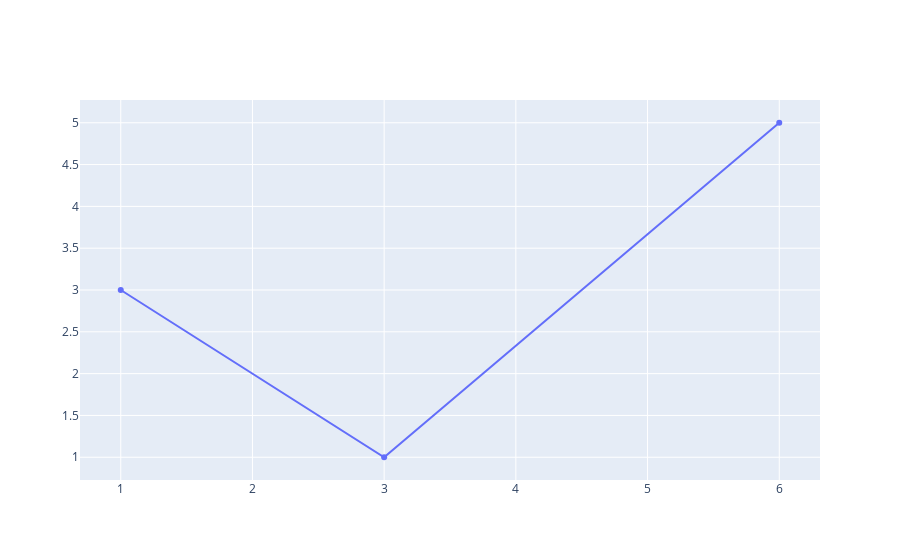

Notebook code cell kept with this figure:
### Code cell
#an inline plotting function using 'iplot', does not create a file with the plot
offline.iplot([{'x':[1,3,6],
                'y':[3,1,5]}])


#chart studio with plotly offers a variety of graph and editing/formatting options

### Figure 1 — Plotly figure (JSON) as saved in the notebook; plotly's stock layout.template omitted (floating-point values rounded to 4 significant figures)
{"data": [{"type": "scatter", "x": [1, 3, 6], "y": [3, 1, 5]}], "layout": {}}
